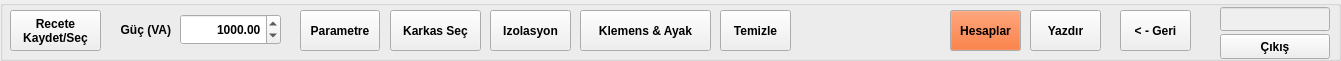
   <widget class="QGroupBox" name="groupBox_27">
    <property name="geometry">
     <rect>
      <x>4</x>
      <y>0</y>
      <width>1341</width>
      <height>61</height>
     </rect>
    </property>
    <property name="title">
     <string/>
    </property>
    <property name="flat">
     <bool>false</bool>
    </property>
    <widget class="QPushButton" name="pushButton_2">
     <property name="geometry">
      <rect>
       <x>1120</x>
       <y>10</y>
       <width>71</width>
       <height>41</height>
      </rect>
     </property>
     <property name="font">
      <font>
       <weight>75</weight>
       <bold>true</bold>
      </font>
     </property>
     <property name="text">
      <string>&lt; - Geri</string>
     </property>
    </widget>
    <widget class="QPushButton" name="pushButton_5">
     <property name="enabled">
      <bool>true</bool>
     </property>
     <property name="geometry">
      <rect>
       <x>10</x>
       <y>10</y>
       <width>91</width>
       <height>41</height>
      </rect>
     </property>
     <property name="font">
      <font>
       <weight>75</weight>
       <bold>true</bold>
      </font>
     </property>
     <property name="text">
      <string>Recete 
Kaydet/Seç</string>
     </property>
    </widget>
    <widget class="QLineEdit" name="lineEdit_user">
     <property name="enabled">
      <bool>false</bool>
     </property>
     <property name="geometry">
      <rect>
       <x>1220</x>
       <y>7</y>
       <width>110</width>
       <height>24</height>
      </rect>
     </property>
     <property name="alignment">
      <set>Qt::AlignCenter</set>
     </property>
    </widget>
    <widget class="QPushButton" name="pushButton_35">
     <property name="geometry">
      <rect>
       <x>1220</x>
       <y>34</y>
       <width>110</width>
       <height>25</height>
      </rect>
     </property>
     <property name="font">
      <font>
       <weight>75</weight>
       <bold>true</bold>
      </font>
     </property>
     <property name="text">
      <string>Çıkış</string>
     </property>
    </widget>
    <widget class="QPushButton" name="pushButton_4">
     <property name="geometry">
      <rect>
       <x>300</x>
       <y>10</y>
       <width>80</width>
       <height>41</height>
      </rect>
     </property>
     <property name="font">
      <font>
       <weight>75</weight>
       <bold>true</bold>
      </font>
     </property>
     <property name="text">
      <string>Parametre</string>
     </property>
    </widget>
    <widget class="QLabel" name="label_3">
     <property name="geometry">
      <rect>
       <x>100</x>
       <y>20</y>
       <width>71</width>
       <height>20</height>
      </rect>
     </property>
     <property name="font">
      <font>
       <weight>75</weight>
       <bold>true</bold>
      </font>
     </property>
     <property name="text">
      <string>Güç (VA)</string>
     </property>
     <property name="alignment">
      <set>Qt::AlignRight|Qt::AlignTrailing|Qt::AlignVCenter</set>
     </property>
    </widget>
    <widget class="QDoubleSpinBox" name="doubleSpinBox_guc">
     <property name="geometry">
      <rect>
       <x>180</x>
       <y>14</y>
       <width>101</width>
       <height>31</height>
      </rect>
     </property>
     <property name="font">
      <font>
       <weight>75</weight>
       <bold>true</bold>
      </font>
     </property>
     <property name="layoutDirection">
      <enum>Qt::LeftToRight</enum>
     </property>
     <property name="autoFillBackground">
      <bool>false</bool>
     </property>
     <property name="alignment">
      <set>Qt::AlignRight|Qt::AlignTrailing|Qt::AlignVCenter</set>
     </property>
     <property name="maximum">
      <double>999999.989999999990687</double>
     </property>
     <property name="value">
      <double>1000.000000000000000</double>
     </property>
    </widget>
    <widget class="QPushButton" name="pushButton_6">
     <property name="geometry">
      <rect>
       <x>390</x>
       <y>10</y>
       <width>91</width>
       <height>41</height>
      </rect>
     </property>
     <property name="font">
      <font>
       <weight>75</weight>
       <bold>true</bold>
      </font>
     </property>
     <property name="text">
      <string>Karkas Seç</string>
     </property>
    </widget>
    <widget class="QPushButton" name="pushButton_8">
     <property name="geometry">
      <rect>
       <x>490</x>
       <y>10</y>
       <width>81</width>
       <height>41</height>
      </rect>
     </property>
     <property name="font">
      <font>
       <weight>75</weight>
       <bold>true</bold>
      </font>
     </property>
     <property name="text">
      <string>Izolasyon</string>
     </property>
    </widget>
    <widget class="QPushButton" name="pushButton_klemens">
     <property name="enabled">
      <bool>true</bool>
     </property>
     <property name="geometry">
      <rect>
       <x>580</x>
       <y>10</y>
       <width>131</width>
       <height>41</height>
      </rect>
     </property>
     <property name="font">
      <font>
       <weight>75</weight>
       <bold>true</bold>
      </font>
     </property>
     <property name="text">
      <string>Klemens &amp;&amp; Ayak</string>
     </property>
    </widget>
    <widget class="QPushButton" name="pushButton_7">
     <property name="geometry">
      <rect>
       <x>1030</x>
       <y>10</y>
       <width>71</width>
       <height>41</height>
      </rect>
     </property>
     <property name="font">
      <font>
       <weight>75</weight>
       <bold>true</bold>
      </font>
     </property>
     <property name="text">
      <string>Yazdır</string>
     </property>
    </widget>
    <widget class="QPushButton" name="pushButton_13">
     <property name="geometry">
      <rect>
       <x>720</x>
       <y>10</y>
       <width>71</width>
       <height>41</height>
      </rect>
     </property>
     <property name="font">
      <font>
       <weight>75</weight>
       <bold>true</bold>
      </font>
     </property>
     <property name="text">
      <string>Temizle</string>
     </property>
    </widget>
    <widget class="QPushButton" name="pushButton">
     <property name="enabled">
      <bool>true</bool>
     </property>
     <property name="geometry">
      <rect>
       <x>950</x>
       <y>10</y>
       <width>71</width>
       <height>41</height>
      </rect>
     </property>
     <property name="palette">
      <palette>
       <active>
        <colorrole role="Button">
         <brush brushstyle="SolidPattern">
          <color alpha="255">
           <red>239</red>
           <green>86</green>
           <blue>15</blue>
          </color>
         </brush>
        </colorrole>
       </active>
       <inactive>
        <colorrole role="Button">
         <brush brushstyle="SolidPattern">
          <color alpha="255">
           <red>239</red>
           <green>86</green>
           <blue>15</blue>
          </color>
         </brush>
        </colorrole>
       </inactive>
       <disabled>
        <colorrole role="Button">
         <brush brushstyle="SolidPattern">
          <color alpha="255">
           <red>239</red>
           <green>86</green>
           <blue>15</blue>
          </color>
         </brush>
        </colorrole>
       </disabled>
      </palette>
     </property>
     <property name="font">
      <font>
       <weight>75</weight>
       <bold>true</bold>
      </font>
     </property>
     <property name="text">
      <string>Hesaplar</string>
     </property>
    </widget>
   </widget>
